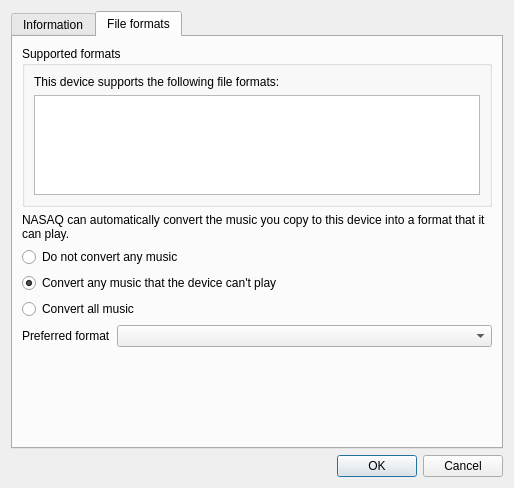
<?xml version="1.0" encoding="UTF-8"?>
<ui version="4.0">
 <class>DeviceProperties</class>
 <widget class="QDialog" name="DeviceProperties">
  <property name="geometry">
   <rect>
    <x>0</x>
    <y>0</y>
    <width>514</width>
    <height>488</height>
   </rect>
  </property>
  <property name="windowTitle">
   <string>Device Properties</string>
  </property>
  <property name="windowIcon">
   <iconset resource="../../data/icons.qrc">
    <normaloff>:/icons/64x64/strawberry.png</normaloff>:/icons/64x64/strawberry.png</iconset>
  </property>
  <layout class="QVBoxLayout" name="verticalLayout_5">
   <item>
    <widget class="QTabWidget" name="tabWidget">
     <property name="currentIndex">
      <number>1</number>
     </property>
     <widget class="QWidget" name="tab">
      <attribute name="title">
       <string>Information</string>
      </attribute>
      <layout class="QVBoxLayout" name="verticalLayout_4">
       <item>
        <layout class="QFormLayout" name="formLayout">
         <property name="fieldGrowthPolicy">
          <enum>QFormLayout::AllNonFixedFieldsGrow</enum>
         </property>
         <item row="0" column="0">
          <widget class="QLabel" name="label_2">
           <property name="text">
            <string>Name</string>
           </property>
          </widget>
         </item>
         <item row="0" column="1">
          <widget class="QLineEdit" name="name"/>
         </item>
         <item row="1" column="0">
          <widget class="QLabel" name="label">
           <property name="text">
            <string>Icon</string>
           </property>
          </widget>
         </item>
         <item row="1" column="1">
          <widget class="QListWidget" name="icon">
           <property name="verticalScrollBarPolicy">
            <enum>Qt::ScrollBarAlwaysOff</enum>
           </property>
           <property name="iconSize">
            <size>
             <width>48</width>
             <height>48</height>
            </size>
           </property>
           <property name="movement">
            <enum>QListView::Static</enum>
           </property>
           <property name="flow">
            <enum>QListView::LeftToRight</enum>
           </property>
           <property name="isWrapping" stdset="0">
            <bool>false</bool>
           </property>
           <property name="spacing">
            <number>5</number>
           </property>
           <property name="viewMode">
            <enum>QListView::IconMode</enum>
           </property>
           <property name="uniformItemSizes">
            <bool>true</bool>
           </property>
          </widget>
         </item>
         <item row="2" column="0" colspan="2">
          <widget class="FreeSpaceBar" name="free_space_bar" native="true"/>
         </item>
        </layout>
       </item>
       <item>
        <widget class="QGroupBox" name="groupbox_hardware_information">
         <property name="title">
          <string>Hardware information</string>
         </property>
         <layout class="QVBoxLayout" name="verticalLayout_2">
          <item>
           <widget class="QStackedWidget" name="hardware_info_stack">
            <property name="currentIndex">
             <number>1</number>
            </property>
            <widget class="QWidget" name="hardware_info_not_connected_page">
             <layout class="QVBoxLayout" name="verticalLayout">
              <property name="spacing">
               <number>0</number>
              </property>
              <property name="leftMargin">
               <number>0</number>
              </property>
              <property name="topMargin">
               <number>0</number>
              </property>
              <property name="rightMargin">
               <number>0</number>
              </property>
              <property name="bottomMargin">
               <number>0</number>
              </property>
              <item>
               <widget class="QLabel" name="label_6">
                <property name="text">
                 <string>Hardware information is only available while the device is connected.</string>
                </property>
                <property name="alignment">
                 <set>Qt::AlignLeading|Qt::AlignLeft|Qt::AlignTop</set>
                </property>
                <property name="wordWrap">
                 <bool>true</bool>
                </property>
               </widget>
              </item>
             </layout>
            </widget>
            <widget class="QWidget" name="hardware_info_page">
             <layout class="QVBoxLayout" name="verticalLayout_3">
              <property name="spacing">
               <number>0</number>
              </property>
              <property name="leftMargin">
               <number>0</number>
              </property>
              <property name="topMargin">
               <number>0</number>
              </property>
              <property name="rightMargin">
               <number>0</number>
              </property>
              <property name="bottomMargin">
               <number>0</number>
              </property>
              <item>
               <widget class="QTableWidget" name="hardware_info">
                <property name="editTriggers">
                 <set>QAbstractItemView::NoEditTriggers</set>
                </property>
                <property name="selectionMode">
                 <enum>QAbstractItemView::NoSelection</enum>
                </property>
                <property name="cornerButtonEnabled">
                 <bool>false</bool>
                </property>
                <property name="columnCount">
                 <number>2</number>
                </property>
                <attribute name="horizontalHeaderVisible">
                 <bool>false</bool>
                </attribute>
                <attribute name="horizontalHeaderStretchLastSection">
                 <bool>true</bool>
                </attribute>
                <attribute name="verticalHeaderVisible">
                 <bool>false</bool>
                </attribute>
                <column/>
                <column/>
               </widget>
              </item>
             </layout>
            </widget>
           </widget>
          </item>
         </layout>
        </widget>
       </item>
      </layout>
     </widget>
     <widget class="QWidget" name="tab_2">
      <attribute name="title">
       <string>File formats</string>
      </attribute>
      <layout class="QVBoxLayout" name="verticalLayout_9">
       <item>
        <widget class="QStackedWidget" name="formats_stack">
         <property name="currentIndex">
          <number>0</number>
         </property>
         <widget class="QWidget" name="formats_page">
          <layout class="QVBoxLayout" name="verticalLayout_7">
           <property name="leftMargin">
            <number>0</number>
           </property>
           <property name="topMargin">
            <number>0</number>
           </property>
           <property name="rightMargin">
            <number>0</number>
           </property>
           <property name="bottomMargin">
            <number>0</number>
           </property>
           <item>
            <widget class="QGroupBox" name="supported_formats_container">
             <property name="title">
              <string>Supported formats</string>
             </property>
             <layout class="QVBoxLayout" name="verticalLayout_6">
              <item>
               <widget class="QLabel" name="label_5">
                <property name="text">
                 <string>This device supports the following file formats:</string>
                </property>
               </widget>
              </item>
              <item>
               <widget class="QListWidget" name="supported_formats">
                <property name="selectionMode">
                 <enum>QAbstractItemView::NoSelection</enum>
                </property>
               </widget>
              </item>
             </layout>
            </widget>
           </item>
           <item>
            <widget class="QLabel" name="label_3">
             <property name="text">
              <string>NASAQ can automatically convert the music you copy to this device into a format that it can play.</string>
             </property>
             <property name="wordWrap">
              <bool>true</bool>
             </property>
            </widget>
           </item>
           <item>
            <widget class="QRadioButton" name="transcode_off">
             <property name="text">
              <string>Do not convert any music</string>
             </property>
            </widget>
           </item>
           <item>
            <widget class="QRadioButton" name="transcode_unsupported">
             <property name="text">
              <string>Convert any music that the device can't play</string>
             </property>
             <property name="checked">
              <bool>true</bool>
             </property>
            </widget>
           </item>
           <item>
            <widget class="QRadioButton" name="transcode_all">
             <property name="text">
              <string>Convert all music</string>
             </property>
            </widget>
           </item>
           <item>
            <layout class="QHBoxLayout" name="horizontalLayout">
             <item>
              <widget class="QLabel" name="label_4">
               <property name="text">
                <string>Preferred format</string>
               </property>
              </widget>
             </item>
             <item>
              <widget class="QComboBox" name="transcode_format">
               <property name="sizePolicy">
                <sizepolicy hsizetype="Expanding" vsizetype="Fixed">
                 <horstretch>0</horstretch>
                 <verstretch>0</verstretch>
                </sizepolicy>
               </property>
              </widget>
             </item>
            </layout>
           </item>
           <item>
            <spacer name="verticalSpacer">
             <property name="orientation">
              <enum>Qt::Vertical</enum>
             </property>
             <property name="sizeHint" stdset="0">
              <size>
               <width>20</width>
               <height>183</height>
              </size>
             </property>
            </spacer>
           </item>
          </layout>
         </widget>
         <widget class="QWidget" name="formats_page_not_connected">
          <layout class="QVBoxLayout" name="verticalLayout_8">
           <property name="leftMargin">
            <number>0</number>
           </property>
           <property name="topMargin">
            <number>0</number>
           </property>
           <property name="rightMargin">
            <number>0</number>
           </property>
           <property name="bottomMargin">
            <number>0</number>
           </property>
           <item>
            <widget class="QLabel" name="label_7">
             <property name="text">
              <string>This device must be connected and opened before NASAQ can see what file formats it supports.</string>
             </property>
             <property name="wordWrap">
              <bool>true</bool>
             </property>
            </widget>
           </item>
           <item>
            <layout class="QHBoxLayout" name="horizontalLayout_2">
             <item>
              <widget class="QPushButton" name="open_device">
               <property name="text">
                <string>Open device</string>
               </property>
              </widget>
             </item>
             <item>
              <spacer name="horizontalSpacer">
               <property name="orientation">
                <enum>Qt::Horizontal</enum>
               </property>
               <property name="sizeHint" stdset="0">
                <size>
                 <width>40</width>
                 <height>20</height>
                </size>
               </property>
              </spacer>
             </item>
            </layout>
           </item>
           <item>
            <spacer name="verticalSpacer_2">
             <property name="orientation">
              <enum>Qt::Vertical</enum>
             </property>
             <property name="sizeHint" stdset="0">
              <size>
               <width>20</width>
               <height>309</height>
              </size>
             </property>
            </spacer>
           </item>
          </layout>
         </widget>
         <widget class="QWidget" name="formats_page_loading">
          <layout class="QVBoxLayout" name="verticalLayout_10">
           <property name="leftMargin">
            <number>0</number>
           </property>
           <property name="topMargin">
            <number>0</number>
           </property>
           <property name="rightMargin">
            <number>0</number>
           </property>
           <property name="bottomMargin">
            <number>0</number>
           </property>
           <item>
            <layout class="QHBoxLayout" name="horizontalLayout_3">
             <item>
              <widget class="BusyIndicator" name="label_8" native="true"/>
             </item>
             <item>
              <widget class="QLabel" name="label_9">
               <property name="sizePolicy">
                <sizepolicy hsizetype="Expanding" vsizetype="Preferred">
                 <horstretch>0</horstretch>
                 <verstretch>0</verstretch>
                </sizepolicy>
               </property>
               <property name="text">
                <string>Querying device...</string>
               </property>
              </widget>
             </item>
            </layout>
           </item>
           <item>
            <spacer name="verticalSpacer_3">
             <property name="orientation">
              <enum>Qt::Vertical</enum>
             </property>
             <property name="sizeHint" stdset="0">
              <size>
               <width>20</width>
               <height>358</height>
              </size>
             </property>
            </spacer>
           </item>
          </layout>
         </widget>
        </widget>
       </item>
      </layout>
     </widget>
    </widget>
   </item>
   <item>
    <widget class="QDialogButtonBox" name="buttonBox">
     <property name="orientation">
      <enum>Qt::Horizontal</enum>
     </property>
     <property name="standardButtons">
      <set>QDialogButtonBox::Cancel|QDialogButtonBox::Ok</set>
     </property>
    </widget>
   </item>
  </layout>
 </widget>
 <customwidgets>
  <customwidget>
   <class>FreeSpaceBar</class>
   <extends>QWidget</extends>
   <header>widgets/freespacebar.h</header>
   <container>1</container>
  </customwidget>
  <customwidget>
   <class>BusyIndicator</class>
   <extends>QWidget</extends>
   <header>widgets/busyindicator.h</header>
  </customwidget>
 </customwidgets>
 <tabstops>
  <tabstop>tabWidget</tabstop>
  <tabstop>name</tabstop>
  <tabstop>icon</tabstop>
  <tabstop>hardware_info</tabstop>
  <tabstop>supported_formats</tabstop>
  <tabstop>open_device</tabstop>
  <tabstop>transcode_off</tabstop>
  <tabstop>transcode_unsupported</tabstop>
  <tabstop>transcode_all</tabstop>
  <tabstop>transcode_format</tabstop>
 </tabstops>
 <resources>
  <include location="../../data/data.qrc"/>
  <include location="../../data/icons.qrc"/>
 </resources>
 <connections>
  <connection>
   <sender>buttonBox</sender>
   <signal>accepted()</signal>
   <receiver>DeviceProperties</receiver>
   <slot>accept()</slot>
   <hints>
    <hint type="sourcelabel">
     <x>248</x>
     <y>254</y>
    </hint>
    <hint type="destinationlabel">
     <x>157</x>
     <y>274</y>
    </hint>
   </hints>
  </connection>
  <connection>
   <sender>buttonBox</sender>
   <signal>rejected()</signal>
   <receiver>DeviceProperties</receiver>
   <slot>reject()</slot>
   <hints>
    <hint type="sourcelabel">
     <x>316</x>
     <y>260</y>
    </hint>
    <hint type="destinationlabel">
     <x>286</x>
     <y>274</y>
    </hint>
   </hints>
  </connection>
 </connections>
</ui>
